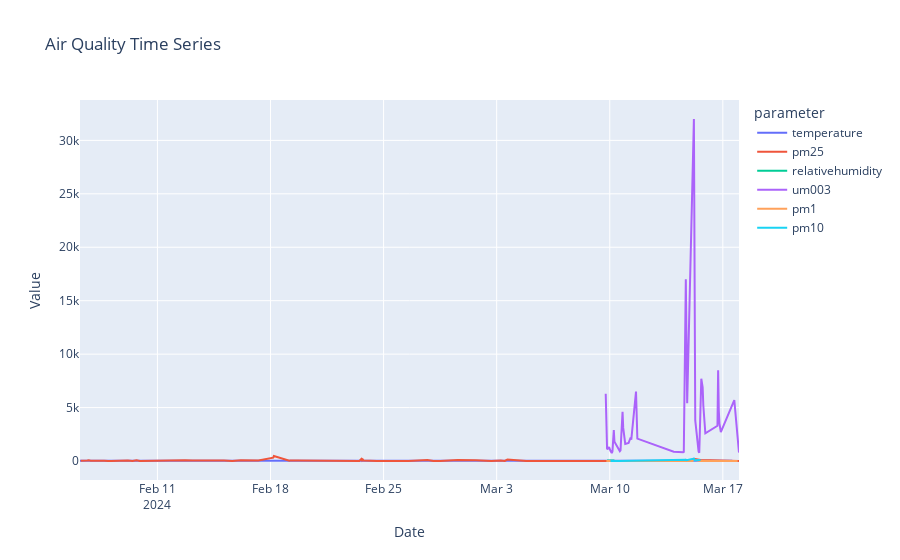

Notebook cell for this chart:
### Markdown cell above
Through the combination of the histogram and a box plot, we can be able to determine the concentration levels of each parameter by considering its count and value range

### Code cell
# Time Series Plots
fig = px.line(kenya, x='datetimeLocal', y='value', color='parameter', title='Air Quality Time Series',
              labels={'datetimeLocal': 'Date', 'value': 'Value'})
fig.show()
